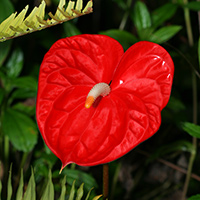
#> input picture 04/redflower.jpg, 200 x 200 px, found by its file name
$ jupyter execute --allow-errors lab04_colab.ipynb   (shell and % lines are left out)   (older library calls are emulated)
#> lines starting #> are read from the running program, lines starting #| are printed output that depends on the picture; after the words box and inside, x2 and y2 are one past the last pixel; in counts of white or black regions, pixels touching at a corner belong together
# Lab04 - Binary Image Processing
### TDS3651 Visual Information Processing

In this lab, we take a look at image thresholding, how binary images can be processed to extract information valuable for further interpretation, and the concept of connected components to understand how segmented regions can be labeled and counted.

First, mount your drive and load the necessary libraries

[cell 1]
from google.colab import drive
drive.mount('/content/drive')

[cell 2]
path ='/content/drive/MyDrive/Labs/Lab04/'

[cell 3]
import cv2
import numpy as np
from matplotlib import pyplot as plt

## Thresholding

**Simple thresholding** applies the same threshold value for every pixel to produce a *binary image*. If the pixel value is large than the threshold, it is set to 0, otherwise it is set to a given maximum value. Thresholding is applied using the function [`cv2.threshold()`](https://docs.opencv.org/4.5.1/d7/d1b/group__imgproc__misc.html#gae8a4a). The first argument is a **grayscale input image**. The second argument is the **threshold value** which is used to classify the pixel values into *background* (0) and *foreground* (max value). The third argument is the **maximum value** which is assigned to pixel values exceeding the threshold. OpenCV provides different **types of thresholding** which is given by the fourth parameter of the function. Basic thresholding as described above is done by using the type `cv2.THRESH_BINARY`. Other simple thresholding types can be found here: [`cv2.ThresholdTypes`](https://docs.opencv.org/4.5.1/d7/d1b/group__imgproc__misc.html#gaa9e58d2860d4afa658ef70a9b1115576).

The method returns two outputs. The first is the **threshold value** that was used and the second output is the **thresholded image**.<br>
Try it out with an image and change the threshold parameter to observe different outcomes:

[cell 4]
img = cv2.imread(path+'redflower.jpg',0)
#> img: shape (200, 200); min 0, max 255, mean 55.7
ret,th1 = cv2.threshold(img,75,255,cv2.THRESH_BINARY)
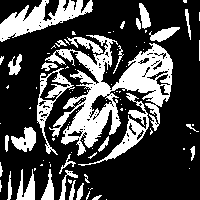
#> th1: shape (200, 200); 28.6% white; 92 white regions (61 under 20 px), largest, box (x1, y1, x2, y2) and area: (45, 35, 173, 156) 5250, (0, 0, 93, 42) 1640, (78, 93, 149, 166) 845

plt.figure(figsize=(12,6))
plt.subplot(121), plt.imshow(img,cmap='gray')
plt.title('Grayscale Image')
plt.xticks([]), plt.yticks([])
plt.subplot(122), plt.imshow(th1,cmap='gray')
plt.title('Binary Image (Threshold: '+str(ret)+')')
plt.xticks([]),plt.yticks([])
plt.show()

It is a difficult task to determine the best threshold value to binarize an image with one global value due to challenging environments such as different lighting conditions in different areas. Therefore, **Adaptive Thresholding** is preferred in most cases. The algorithm determines the threshold for a pixel based on a small region around it. It is then able to get different thresholds for different regions of the same image which gives better results for images with varying illumination.

The method [`cv2.adaptiveThreshold`](https://docs.opencv.org/4.5.1/d7/d1b/group__imgproc__misc.html#ga72b913f352e4a1b1b397736707afcde3) performs this by taking the following input parameters: the **maximum value** which is assigned to the output, the **adaptive thresholding algorithm** to use, the **thresholding type**, the **block size** of a pixel neighborhood that is used to calculate a threshold value, and a **constant** subtracted from the mean or weighted mean

[cell 5]
th2 = cv2.adaptiveThreshold(img,255,cv2.ADAPTIVE_THRESH_MEAN_C,cv2.THRESH_BINARY,11,2)
#> th2: shape (200, 200); 49.9% white; 112 white regions (70 under 20 px), largest, box (x1, y1, x2, y2) and area: (36, 11, 174, 200) 6449, (135, 44, 200, 200) 3104, (3, 91, 37, 200) 1332

plt.figure(figsize=(12,6))
plt.subplot(1,3,1), plt.imshow(img,cmap='gray')
plt.title('Grayscale Image'), plt.xticks([]), plt.yticks([])
plt.subplot(1,3,2), plt.imshow(th1,cmap='gray')
plt.title('Global Threshold'), plt.xticks([]), plt.yticks([])
plt.subplot(1,3,3), plt.imshow(th2,cmap='gray')
plt.title('Adaptive Threshold'), plt.xticks([]), plt.yticks([])
plt.show()

## Morphological Operations

Morphological transformations are some simple operations that seek to alter or "morph" the image shape. They are typically performed on binary images. It requires two inputs, one is our original image, second one is called *structuring element* or kernel which decides the nature of operation. Two basic morphological operators are *Erosion* and *Dilation*. From these two basic ones, other variant forms like Opening, Closing, etc are possible.

The whole idea of **Erosion** is to "erode" away the boundary pixels of a foreground object. (A foreground object is usually an object comprising of white pixels, while the background are black pixels. This is the normal convention used.) In simple terms, this is how it works: A pixel in the original image will be considered 1 only if all the pixels under the coverage of kernel is 1, otherwise it is eroded (made to zero).

[cell 6]
circles = cv2.imread(path+'circles.png',0)
kernel = np.ones((5,5),np.uint8)
#> (the rest of this cell did not finish here and is left out)

It is possible to keep eroding away multiple times...

[cell 7]
plt.figure(figsize=(12,2))
#> (the rest of this cell did not finish here and is left out)

**Dilation** is just the opposite of erosion. Here, all pixels under the kernel coverage are 1 if the current pixel element is 1. This increases the white region in the image or the size of foreground object.

#> (a cell that did not finish here is left out)

Normally, in cases like noise removal, erosion is followed by dilation. Because, erosion removes white noises, but it also shrinks our object. So we dilate it. Since the noise has been eroded away, it will not come back, but the subsequent dilation keeps the original object area intact. This process is called **Opening**. The **Closing** operation performs dilation first, followed by erosion. This fills up holes in foreground object regions (through dilation), but maintains the original object area (by eroding back). In both these operations, the structuring element used in their sub-tasks (erosion, dilation) is the same.

**Q1**: Perform *opening* and *closing* operations on the circle image.

(**Hint**: Check out [`cv2.morphologyEx()`](http://docs.opencv.org/3.1.0/d4/d86/group__imgproc__filter.html#ga67493776e3ad1a3df63883829375201f) to find out how these operations can be done is just a single function call.)

**Q2**: Try different structuring elements, such as the cross-shape structuring element: $$\begin{bmatrix} 0 & 1 & 0 \\ 1 & 1 & 1 \\ 0 & 1 & 0 \end{bmatrix}$$
, or rectangular shaped ones $$\begin{bmatrix} 1 & 1 & 1 \\ 1 & 1 & 1 \\ 1 & 1 & 1 \\ 1 & 1 & 1 \\ 1 & 1 & 1  \end{bmatrix}$$
In both these cases, we assume the reference pixel to be at the center of the structuring element.

(**Hint**: For this purpose, OpenCV has a function, [`cv2.getStructuringElement()`](http://docs.opencv.org/3.1.0/d4/d86/group__imgproc__filter.html#gac342a1bb6eabf6f55c803b09268e36dc) which you can just specify the shape (cross, rectangle, ellipse) and size of the kernel, you will get the desired kernel created!)

## Labeling Connected Components

After thresholding operation, a classic image processing task is the identification and labeling of *connected components*. Connected components are foreground regions (usually white by convention) comprising of pixels that are connected. The "connectedness" of pixels defines how pixels are connected to one another, either by *4-connectivity* or *8-connectivity*: 4-connectivity considers the north, south, east and west lying pixels as connected neighbors, while 8-connectivity considers all 8 neighboring pixels (including the diagonally lying neighbors).

Let's attempt to label the foreground objects in this picture:

[cell 9]
riceb = cv2.imread(path+'rice_binary.png',  0)
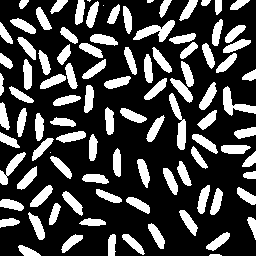
#> input picture 04/rice_binary.png, 256 x 256 px, found by its file name
#> riceb: shape (256, 256); 26.9% white; 99 white regions (4 under 20 px), largest, box (x1, y1, x2, y2) and area: (133, 20, 175, 42) 403, (169, 93, 186, 150) 400, (223, 86, 256, 116) 375
plt.imshow(riceb)
plt.show()
# You need to choose 4 or 8 for connectivity type
connectivity = 4

[cell 10]
# perform labeling of connected components (white objects) in the rice binary image
numLabels, output_labels = cv2.connectedComponents(riceb, connectivity, cv2.CV_32S)
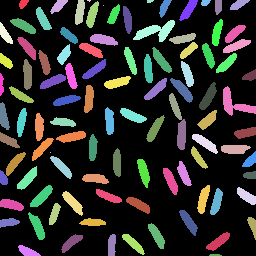
#> output_labels: shape (256, 256) int32; 102 distinct labels, from 0 to 101; one colour per label, 0 black
#> numLabels = 102
print(numLabels)
#| 102

plt.imshow(output_labels, cmap='jet');
plt.show()

While there are N number of connected components, each connected component is given a label from 1...N. '0' still represents the background. Having enabled the interactive figure mode, you can mouseover the pixels to see the labels that have been assigned to each connected component.

Next, we want to improve our visualization by labeling each connected component with its corresponding label number. Perhaps a good place to put the labels is at the middle of the object. So, we need to get the centroid of each object. Fortunately, we have another function that is quite similar to the previous one -- [`cv2.connectedComponentsWithStats()`](http://docs.opencv.org/3.1.0/d3/dc0/group__imgproc__shape.html#gae57b028a2b2ca327227c2399a9d53241).

[cell 11]
# turn interactive mode off again

# connectedComponentsWithStats is quite similar, but nice thing is, it comes with some statistics
# and centroid locations for the labeled regions
numLabels, output_labels, stats, centroids = cv2.connectedComponentsWithStats(riceb, connectivity, cv2.CV_32S)
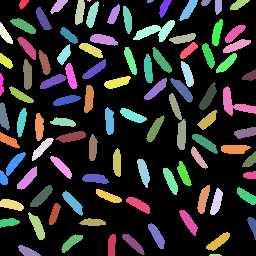
#> output_labels: shape (256, 256) int32; 100 distinct labels, from 0 to 99; one colour per label, 0 black
#> numLabels = 100; stats = 100 rows, first 6: [0, 0, 256, 256, 47886], [19, 0, 10, 9, 61], [50, 0, 18, 14, 129], [75, 0, 10, 25, 185], [87, 0, 4, 2, 5], [86, 1, 13, 27, 196]; centroids = 100 pairs, first value 1.1 to 252.1, second value 0.2 to 254.6

# round up the centroid float values and cast to uint8
centroid_8u = np.uint8(np.round(centroids))
#> centroid_8u = 100 pairs, first value 1 to 252, second value 0 to 255

font = cv2.FONT_HERSHEY_SCRIPT_SIMPLEX
plt.figure(figsize=(5,5))
for c in range(centroids.shape[0]):
    cv2.putText(output_labels,'%d'%(c),tuple(centroid_8u[c,:]), font, 0.25,(255,255,255),1)
    plt.imshow(output_labels, cmap='gray');
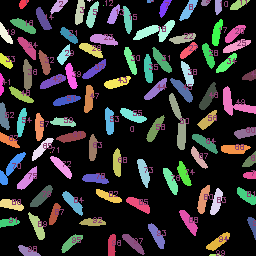
#> output_labels: shape (256, 256) int32; 101 distinct labels, from 0 to 255; one colour per label, 0 black

plt.show()
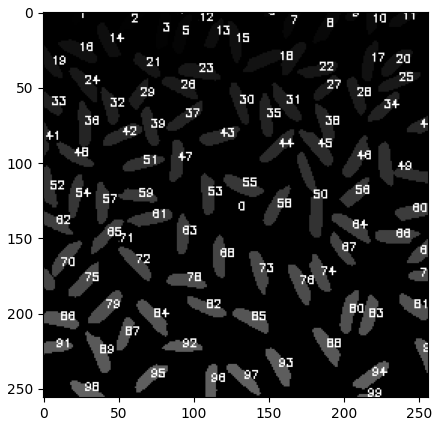
#> figure drawn by matplotlib, 1 panel

Check out the other stats that were extracted from the connected components.

## Exercises

**Q1**. Using a combination of morphological operations, figure out how we can extract boundaries (or something like the perimeter) from a foreground object in a binary image. Try it on the image `aircraft_binary.png` and obtain the outcome shown in `aircraft_binary_gt.png`. Do a simple subtraction between your output with the ground truth to verify your answer. (Correct answer should produce a matrix of 0's):

[cell 12]
aircraft_binary = cv2.imread(path+'aircraft_binary.png',0)
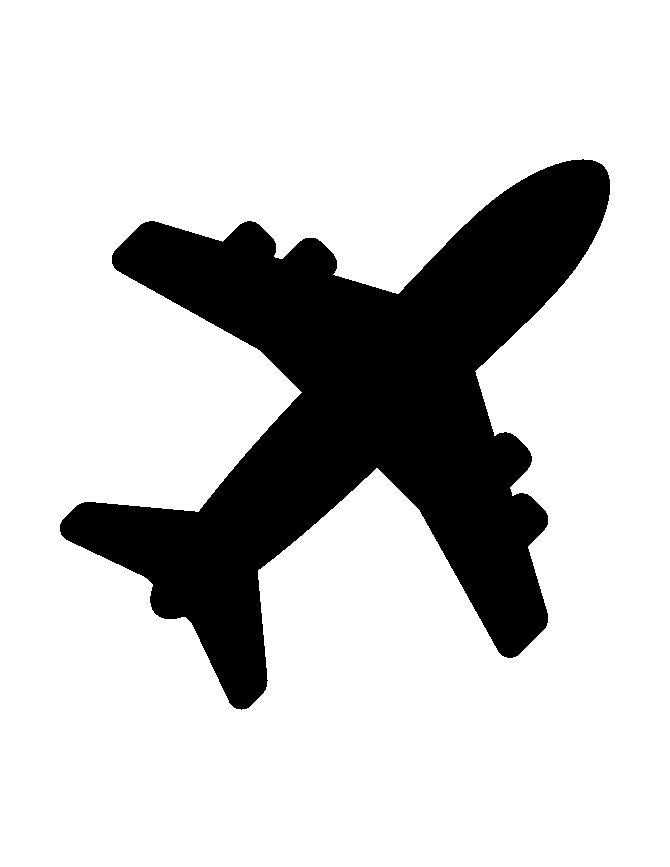
#> input picture 04/aircraft_binary.png, 670 x 867 px, found by its file name
#> aircraft_binary: shape (867, 670); 79.3% white; 1 black region, box (x1, y1, x2, y2) and area: (60, 159, 610, 710) 120040
aircraft_binary_gt = cv2.imread(path+'aircraft_binary_gt.png',0)
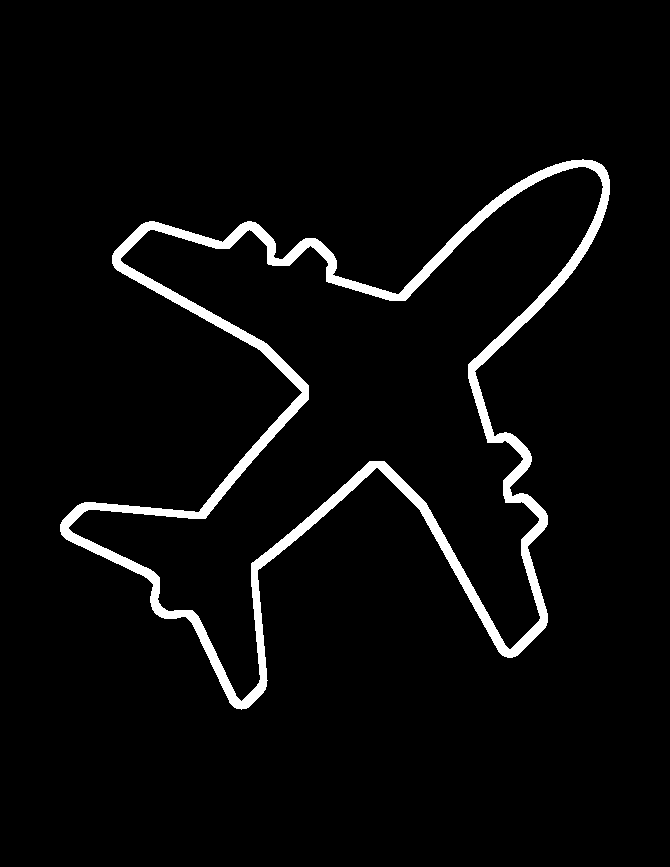
#> input picture 04/aircraft_binary_gt.png, 670 x 867 px, found by its file name
#> aircraft_binary_gt: shape (867, 670); 4.2% white; 1 white region, box (x1, y1, x2, y2) and area: (60, 159, 610, 710) 24142

plt.figure(figsize=(12,6))
plt.subplot(121), plt.imshow(aircraft_binary,cmap='gray'), plt.title('Grayscale Image'), plt.xticks([]), plt.yticks([])
plt.subplot(122), plt.imshow(aircraft_binary_gt,cmap='gray'),plt.title('Groundtruth Image'), plt.xticks([]),plt.yticks([]),
plt.show()

**Q2** Given the background of a road, `bg.png` and an image with cars on the road, `cars.png` as shown below, perform vehicle counting. There should be 7 cars and 1 background as shown in the `cars_gt.png`.

[cell 13]
bg = cv2.imread(path+'bg.png')
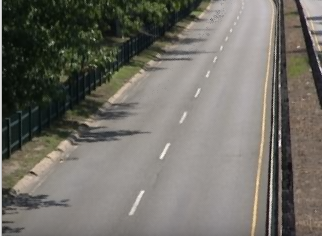
#> input picture 04/bg.png, 322 x 236 px, found by its file name
#> bg is the input picture: shape (236, 322, 3); mean B, G, R 103.2, 110.5, 113
bg = cv2.cvtColor(bg, cv2.COLOR_BGR2RGB)
cars = cv2.imread(path+'cars.png')
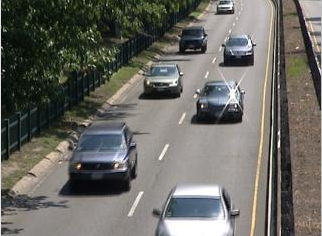
#> input picture 04/cars.png, 322 x 236 px, found by its file name
#> cars is the input picture: shape (236, 322, 3); mean B, G, R 99.5, 105.2, 106.2
cars = cv2.cvtColor(cars, cv2.COLOR_BGR2RGB)
cars_gt = cv2.imread(path+'cars_gt.png',0)

plt.figure(figsize=(12,6))
plt.subplot(1,3,1), plt.imshow(bg,cmap='gray'), plt.title('Background Image'), plt.xticks([]), plt.yticks([])
plt.subplot(1,3,2), plt.imshow(cars,cmap='gray'), plt.title('Input Image'), plt.xticks([]), plt.yticks([])
#> (the rest of this cell did not finish here and is left out)
